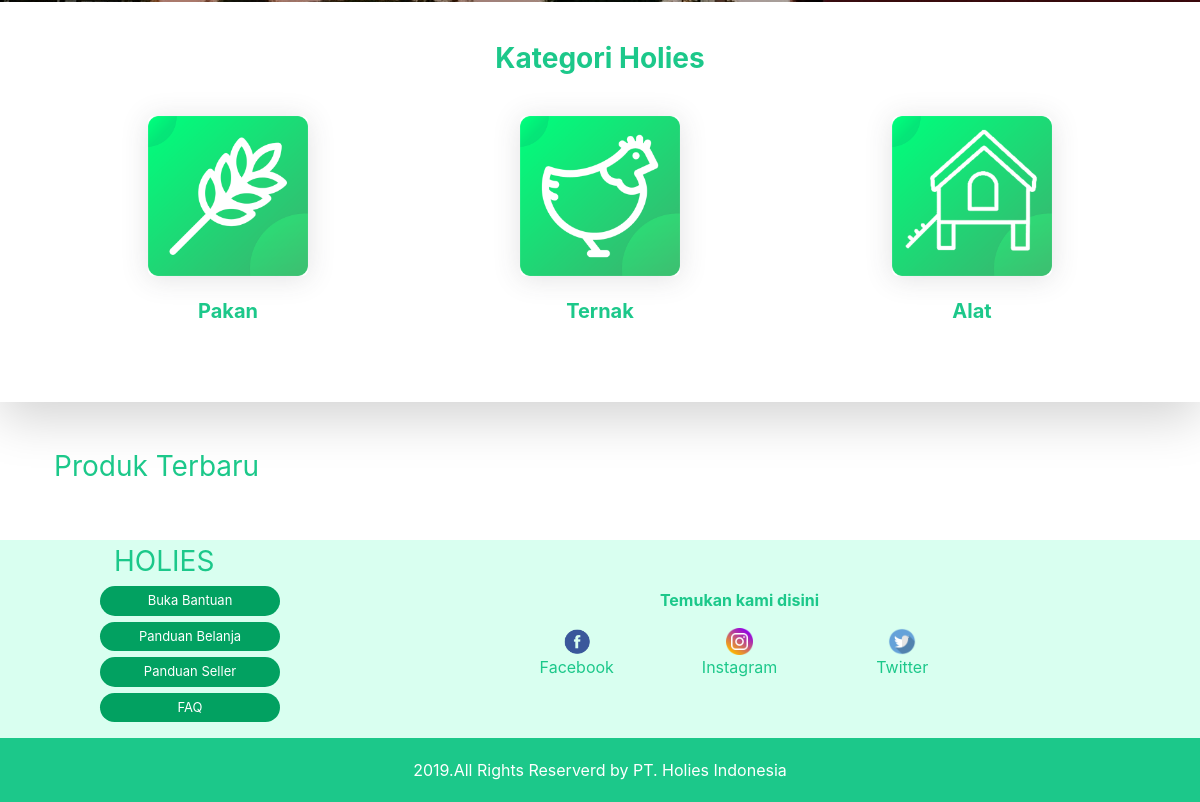
The app's page /home/index.php (lower part), older data.
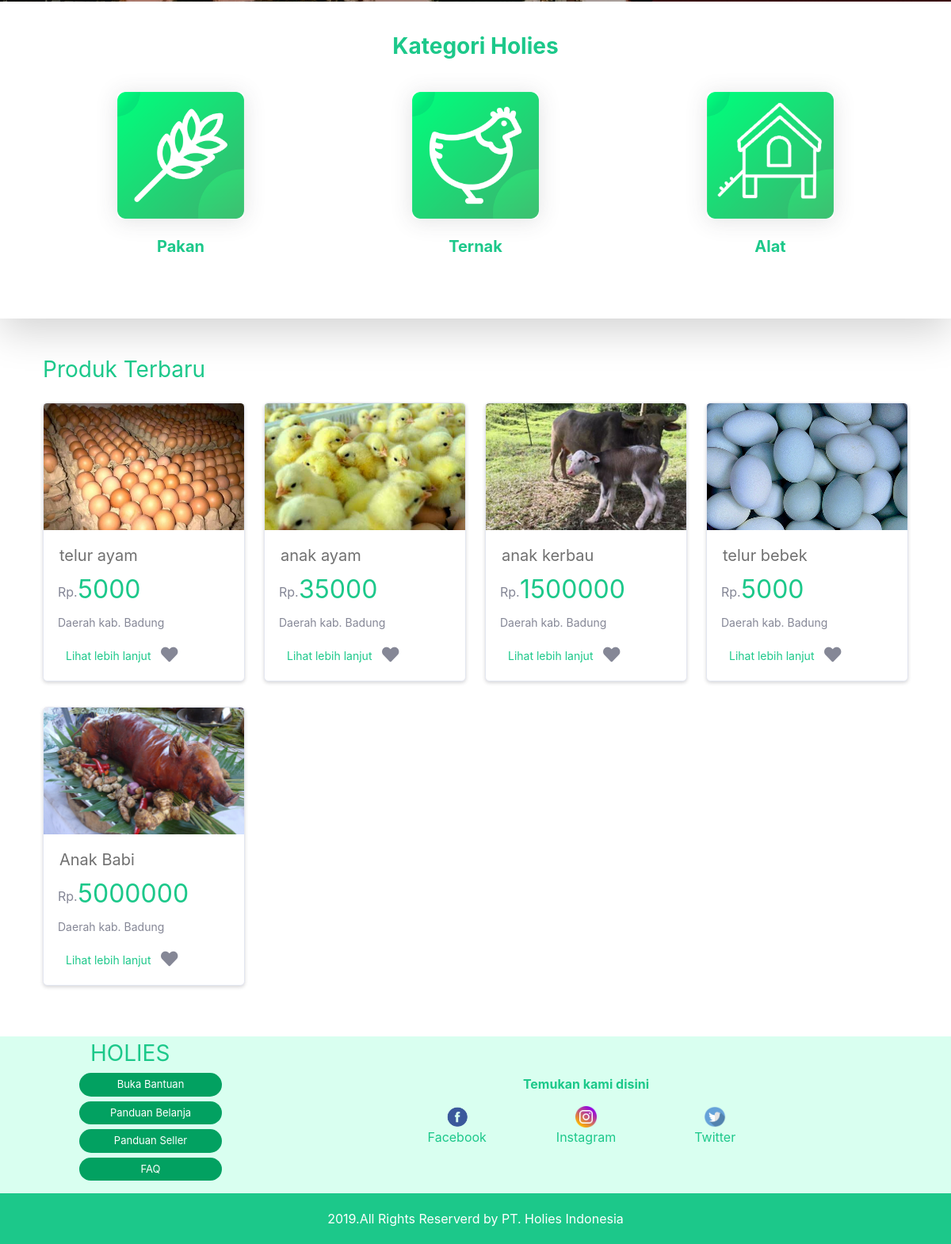
The same page, newer data.
### tables this page shows
CREATE TABLE `gmbr_produk` (
  `id_produk` int(10) NOT NULL,
  `gambar_produk` varchar(255) NOT NULL
);

CREATE TABLE `produk` (
  `id_produk` int(10) NOT NULL,
  `id_seller` int(5) NOT NULL,
  `nama_produk` varchar(50) NOT NULL,
  `deskripsi` varchar(200) NOT NULL,
  `quantity` int(8) NOT NULL,
  `harga_satuan` int(8) NOT NULL
);

### home/index.php (the view, shortened to what this page needs)
<?php
include '../php/config.php';
$sql1 = mysqli_query($conn, "SELECT * FROM produk INNER JOIN gmbr_produk USING(id_produk) LIMIT 8");
while ($row = mysqli_fetch_assoc($sql1)) {
  $data_barang[] = $row;
}
?>
<!DOCTYPE html>
<html lang="en">
<head>
  <link rel="stylesheet" href="../vendor/bootstrap/css/bootstrap-modified.min.css">
  <link rel="stylesheet" href="../vendor/holies/css/index.css">
  <link rel="stylesheet" href="https://use.fontawesome.com/releases/v5.8.2/css/all.css">
</head>
<body>
  <?php include 'nav.php' ?>
  <div class="bgimg" style="background-image: url('../img/farmer.jpg'); z-index: -1">
  </div>
  <div class=" container-fluid bg-white shadow-lg" style="margin-top: 100px; padding-top: 40px; height: 400px">
    <div class="container">
      <h3 class="text-center text-success font-weight-bold">Kategori Holies</h3>
      <div class="row text-success  font-weight-bold" style=" margin-top: 40px">
        <div class="col-lg-4 text-center">
          <img class="shadow imgkategori" src="../img/pakan.png">
          <div class="media-body" style="font-size: 20px">
            Pakan
          </div>
        </div>
        <div class="col-lg-4 text-center">
          <img class="shadow imgkategori" src="../img/ternak.png">
          <div class="media-body" style="font-size: 20px">
            Ternak
          </div>
        </div>
        <div class="col-lg-4 text-center">
          <img class="shadow imgkategori" src="../img/alat.png">
          <div class="media-body" style="font-size: 20px">
            Alat
          </div>
        </div>
      </div>
    </div>
  </div>
  <div class="mb-5 mt-5 container ">
    <a href="" class="text-decoration-none">
      <h3 class="text-success">Produk Terbaru</h3>
    </a>
    <div class="row">
      <?php if ($data_barang) : ?>
        <?php foreach ($data_barang as $key) : ?>
          <div class="my-3 col-lg-3">
            <div class="card shadow-sm">
              <img class="card-img-top d-block w-100" src="../img/barang/<?= $key['gambar_produk'] ?>" alt="..." style="object-fit: cover;">
              <div class="card-body">
                <h5 class="card-title"><?= $key['nama_produk'] ?></h5>
                <div class="row" style="padding-left: 10px">
                  <p style="margin-top: 10px; width: 25px;">Rp.</p>
                  <h2 class="text-success"><?= $key['harga_satuan'] ?></h2>
                </div>
                <div class="row" style="padding-left: 10px; height: 20px; margin-bottom: 20px">
                  <p style="font-size: 14px;">Daerah kab. Badung</p>
                </div>
                <a href="detail_barang.php?id=<?= $key['id_produk'] ?>" class="btn-sm btn-outline-success">Lihat lebih lanjut</a>
                <i class="fas fa-heart fa-lg" aria-hidden="true"></i>
              </div>
            </div>
          </div>
        <?php endforeach ?>
      <?php endif ?>
    </div>
  </div>
  <?php
  include "../php/footer.php"
  ?>
</body>
</html>

### home/nav.php (shortened to what this page needs)
<!DOCTYPE html>
<html lang="en">
<head>
    <link href="../vendor/bootstrap/css/bootstrap-modified.min.css" rel="stylesheet">
    <link rel="stylesheet" href="https://use.fontawesome.com/releases/v5.8.2/css/all.css">
    <link rel="stylesheet" type="text/css" href="../vendor/holies/css/navbar.css">
</head>
<body>
</body>
</html>

### php/footer.php (shortened to what this page needs)
<!DOCTYPE html>
<html>
<head>
	<link href="../vendor/bootstrap/css/bootstrap-modified.min.css" rel="stylesheet">
	<link rel="stylesheet" href="https://use.fontawesome.com/releases/v5.8.2/css/all.css">
	<link rel="stylesheet" type="text/css" href="../vendor/holies/css/footer-fix.css">
</head>
<body>
	<footer class="footer-top">
		<div class="container">
			<div class="row ">
				<div class="col-md-3 segment-one ">
					<div class="f1">
						<h3><a href="#" class="text-success">HOLIES</a></h3>
					</div>
					<div class="f2">
						<ul style="list-style-type: none;">
							<li><a class="text-white" href="../php/bantuan.php">Buka Bantuan</a></li>
							<li> <a class="text-white" href="../php/pandubelanja.php">Panduan Belanja</a></li>
							<li><a class="text-white" href="../php/panduseller.php"> Panduan Seller</a></li>
							<li><a class="text-white" href="../php/faq.php"> FAQ</a></li>
						</ul>
					</div>
				</div>
				<div class="col-md-7 segment-two">
					<p class="text-center text-success font-weight-bold"> Temukan kami disini </p>
					<div class="row justify-content-center">
						<div class="col-3 ">
							<img style="width :20%" src="../img/fb.png" class="rounded mx-auto d-block">
							<div class="media-body">
								<p class="text-center"><a href="#" class="text-success">Facebook</a></p>
							</div>
						</div>
						<div class="col-3">
							<img style="width :20%" src="../img/ig.png" class="rounded mx-auto d-block">
							<div class="media-body">
								<p class="text-center"><a href="#" class="text-success">Instagram</a></p>
							</div>
						</div>
						<div class="col-3">
							<a href="#" class="text-success">
								<img style="width :20%" src="../img/tw.png" class="rounded mx-auto d-block">
								<div class="media-body">
									<p class="text-center">Twitter</p>
								</div>
							</a>
						</div>
					</div>
				</div>
			</div>
		</div>
	</footer>
	<footer class="bg-success p-1">
		<p class="font-weight-regular text-center text-white mt-3">2019.All Rights Reserverd by PT. Holies Indonesia </p>
	</footer>
</body>
</html>

Row changes from the older to the newer data that the page shows:
added gmbr_produk: gambar_produk (picture), id_produk.nama_produk "telur ayam", id_produk.harga_satuan "5000"
added gmbr_produk: gambar_produk (picture), id_produk.nama_produk "anak ayam", id_produk.harga_satuan "35000"
added gmbr_produk: gambar_produk (picture), id_produk.nama_produk "anak kerbau", id_produk.harga_satuan "1500000"
added gmbr_produk: gambar_produk (picture), id_produk.nama_produk "telur bebek", id_produk.harga_satuan "5000"
added gmbr_produk: gambar_produk (picture), id_produk.nama_produk "Anak Babi", id_produk.harga_satuan "5000000"
